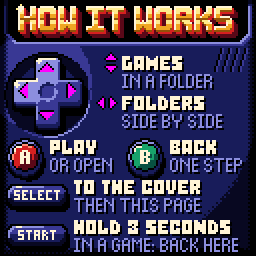
#> input picture spec/assets/about-default.png, 128 x 128 px (shown 2 times larger)
$ python -i about.py   (imports and definitions only)
#> lines starting #> are read from the running program, lines starting #| are printed output that depends on the picture; after the words box and inside, x2 and y2 are one past the last pixel; in counts of white or black regions, pixels touching at a corner belong together
### tools/artkit/pixel.py
"""Work on the finished pixels (a quant.Picture): masks, outlines, shadows,
clean-up, bitmap text and hand-placed pixels.

Masks are (128, 128) bool arrays. Colours are palette names ('black',
'cream', 'rainbow', or the picture's own).
"""
from __future__ import annotations

import json
import pathlib

import numpy as np


def shift(m, dx, dy):
    """The mask moved by (dx, dy) pixels (what falls off is lost)."""
    out = np.zeros_like(m)
    h, w = m.shape
    xs0, xs1 = max(0, -dx), min(w, w - dx)
    ys0, ys1 = max(0, -dy), min(h, h - dy)
    if xs1 > xs0 and ys1 > ys0:
        out[ys0 + dy:ys1 + dy, xs0 + dx:xs1 + dx] = m[ys0:ys1, xs0:xs1]
    return out


def dilate(m, n=1, diag=False):
    out = m.copy()
    for _ in range(n):
        g = out.copy()
        for dx, dy in ((1, 0), (-1, 0), (0, 1), (0, -1)):
            g |= shift(out, dx, dy)
        if diag:
            for dx, dy in ((1, 1), (-1, 1), (1, -1), (-1, -1)):
                g |= shift(out, dx, dy)
        out = g
    return out


def erode(m, n=1, diag=False):
    return ~dilate(~m, n, diag)


def ring(m, diag=False):
    """The pixels just outside the mask."""
    return dilate(m, 1, diag) & ~m


# [5 lines left out: function edge, not called in this run]


def checker(shape=(128, 128), phase=0):
    yy, xx = np.mgrid[0:shape[0], 0:shape[1]]
    return (xx + yy + phase) % 2 == 0


# [77 lines left out: functions outline, selout, drop_shadow, clean_orphans, patch, sparkle and 1 more, not called in this run]


def mask_rows(m):
    return ["".join("#" if v else "." for v in row) for row in m]


# [9 lines left out: function place, not called in this run]


class Font:
    """A bitmap font from a JSON file (fontscout.py exports them): glyphs as
    [w, h, x, y, adv, rows] with y measured from the font's top line."""

    # [5 lines left out: function __init__, not called in this run]

    def glyph(self, ch):
        g = self.g.get(ch) or self.g.get(ch.upper()) or self.g.get(ch.lower())
        return g

    # [38 lines left out: functions mask, text, not called in this run]

### tools/artkit/paint.py
"""Painting on the pixels: the hand-finishing tools the pilot covers grew
(CHYacht, CHRoulette, CHSnakes: their tools/cart.py are worked examples).

The method that gave the cleanest results: let the canvas and render3d
work out the geometry and the light, then paint each surface pixel by pixel
as a *level* on one of the palette's ramps (0 = the ramp's first colour,
1 the next, ...), with an ordered dither only where a band is wide enough
and only between neighbours in the ramp:

    lv = ak.at_px(light, cv.s) * 3                     # a level per pixel, 0..3
    ak.by_level(pic, ak.terrace(lv), ["black", "felt0", "felt1", "felt2"], where=felt)

Levels:  by_level, levels, put_levels, terrace, cel
Masks:   nbrs, thick, runs, outside_of, distance_px, letters
Lines:   raster, line_px, ink, streak
Clean:   despeckle, lonely
Sparkle: glint, glint_in
Shapes:  pip_template, PIPS, tube, path, hull
Arrays:  px_mean, at_px, up, ihash
Titles:  bevel_contour, bevel_runs
"""
from __future__ import annotations

import numpy as np

from . import color as C
from .canvas import bezier, polyline
from .pixel import shift, dilate, erode
from .quant import BAYER4

BAYER = np.tile((BAYER4 + 0.5) / 16.0, (32, 32))         # the 4x4 thresholds over the picture


# ---- levels ---------------------------------------------------------------------------

def by_level(pic, level, ramp, where, q=4, phase=(0, 0)):
    """Paints `where` from a float level per pixel on the named ramp (0 is
    ramp[0], 1 the next, ...): an ordered Bayer dither in steps of 1/q (q=4:
    25/50/75%, no lone dots; q=2: a 50% checker at most; q=1: plain bands)."""
    th = np.roll(BAYER, phase, axis=(1, 0)) if phase != (0, 0) else BAYER
    level = np.asarray(level, dtype=np.float64)
    b = np.floor(level)
    f = np.round((level - b) * q) / q
    i = np.clip(b + (f > th), 0, len(ramp) - 1).astype(int)
    for k, nm in enumerate(ramp):
        pic.put(where & (i == k), nm)
    return i


# [14 lines left out: functions levels, put_levels, not called in this run]


def terrace(v, soft=0.4):
    """Levels pushed onto whole-level plateaus with short ramps between: flat
    bands, dithered only at their seams (wide 50% bands read as a screen
    door; this keeps them narrow)."""
    k = np.floor(v)
    s = np.clip((v - k - 0.5) / soft + 0.5, 0, 1)
    return k + s


# [22 lines left out: functions cel, nbrs, not called in this run]


def thick(m, n=2):
    """The parts of a mask at least 2n+1 pixels thick (and a pixel round them)."""
    return dilate(erode(m, n), n) & m


# [92 lines left out: functions runs, outside_of, distance_px, letters, raster, not called in this run]


def line_px(pts):
    """The pixels [(x, y)] of a clean 1-pixel line through the points."""
    return [(x, y) for x, y, _ in raster(pts)]


# [131 lines left out: functions ink, streak, despeckle, lonely, glint, glint_in, not called in this run]


# ---- shapes -----------------------------------------------------------------------------

# Where a die face's pips sit, in face units (-1..1 across): six faces.
PIPS = {1: [(0, 0)], 2: [(-1, -1), (1, 1)], 3: [(-1, -1), (0, 0), (1, 1)],
        4: [(-1, -1), (1, -1), (-1, 1), (1, 1)], 5: [(-1, -1), (1, -1), (0, 0), (-1, 1), (1, 1)],
        6: [(-1, -1), (1, -1), (-1, 0), (1, 0), (-1, 1), (1, 1)]}


# [67 lines left out: functions pip_template, tube, path, hull, not called in this run]


# ---- arrays -----------------------------------------------------------------------------

def px_mean(a, s):
    """A canvas-sized array (128*s square) averaged down to pixels."""
    return a.reshape((128, s, 128, s) + a.shape[2:]).mean(axis=(1, 3))


def at_px(a, s):
    """A canvas-sized array sampled at the pixels' centres."""
    return a[s // 2::s, s // 2::s]


def up(a, s):
    """A pixel-sized array blown up to the canvas's samples."""
    return np.repeat(np.repeat(a, s, 0), s, 1)


# [62 lines left out: functions ihash, bevel_contour, bevel_runs, not called in this run]

### tools/art/menu/about.py
"""spec/assets/about-default.png: the visual menu's ABOUT page, how the menu
works (docs/visual-menu.md; B or SELECT on the card's cover shows it).
tools/menuart.py draws it from draw(); edit this, not the PNG
(docs/cover-art.md).

THE BRIEF
  Message: here's how to drive this thing. Clear, friendly, premium: the
  casino console's own face, its controls lit like a slot machine's at
  night, every instruction printed beside the control it belongs to, every
  word legible at 1x.

  The key map (docs/visual-menu.md), said briefly, a bold keyword and a
  thin line to finish it:
    UP / DOWN     GAMES          IN A FOLDER
    LEFT / RIGHT  FOLDERS        SIDE BY SIDE
    A             PLAY           OR OPEN
    B             BACK           ONE STEP
    SELECT        TO THE COVER   THEN THIS PAGE   (B on the cover too)
    START         HOLD 3 SECONDS IN A GAME: BACK HERE

  Composition (a thumbnail in words): a product shot of the console's face,
  straight on, filling the frame, so the picture is the device in your
  hands.
  - Top: the bottom of its screen, a black glass with rounded corners sunk
    in the face, showing the title, the first read. The bezel's slope into
    the glass catches the key along the bottom and right (a steel L, kept
    whole round the title), falls into shade on the left and fades into the
    frame at the top.
  - Under it, four bands down the face, each control on the left and its
    words beside it:
      the D-pad (34 px, the focal point) with GAMES / FOLDERS to its right,
      each keyed by a pair of glowing arrows like the D-pad's own (two
      separate arrows, each in its own black cut, their right edges lined
      up);
      A and B side by side with PLAY and BACK (7 px clear of the frame);
      SELECT, then START, rubber pills with their names moulded on them.
  - Top right, under the bezel's corner: the speaker, four slots slanting
    up to the right in even 3-row steps, each a black cut with its far wall
    lit indigo: the one wordless detail that says "device".
  - The D-pad: violet plastic sitting in a round recess centred on it (the
    recess's floor a step down in shade, its wall black on the near side
    and lit steel on the far side, a clear ring of floor all round), so the
    cross reads light on dark, the brightest form under the title. Each arm
    is a rocker: the near ones (up, left) steel, the far ones (right, down)
    indigo; each edge that faces the key a step lighter (cream on the near
    arms' tops) and each edge turning away a step darker; a dished hub (its
    near wall in shade, its far wall lit); cream glints on the two corners
    nearest the key; four arrow windows lit from under the plastic in the
    rainbow colour (they turn through the colour wheel on a Rainbow
    bootloader, with the arrow pairs by the words; magenta on a Static
    one), each with a black cut round it and its lower lip lit. Navy and
    ink only on its front walls.
  - A and B: slot-machine buttons, a 1-px chrome bezel in clean 8-connected
    steps (steel where it faces the key, indigo, navy round to the far
    side), a black gap, a glossy dome (red A, jade B; A's thin rose arc on
    its rim up toward the key with a cream heart, B's a short cream
    specular, both clear of the letter; the shade down and right), the
    letter moulded in cream.
  - SELECT and START: moulded rubber pills, indigo on top and navy below,
    the near end's rim steel with a cream specular on its shoulder, the rim
    fading toward the far end, the far end and the underside ink.
  - Every control stands proud of the face on a short front wall, in a
    black seam, and casts a clean shadow, its own silhouette moved down and
    right, one step darker than what it falls on: the D-pad's onto the
    recess's floor.
  - Light: the house key from the top left. The face is violet lacquer,
    navy, with an indigo heart round the recess on the key's side, falling
    to ink in the bottom-right corner (an ellipse leaning down the light's
    way, its seam narrow and dithered, stepping without a dither behind the
    words), and black only in a 4-px dithered vignette at the frame, in the
    seams and in the shadows.
  - The words: the keywords cream (Bitrimus), the lines under them steel
    (Thintel), both with a black drop shadow: two levels in weight and in
    value, so the D-pad and the keywords lead. The eye runs title, D-pad,
    then the keywords down the page.
  - Title: HOW IT WORKS in Round9x13 (word spaces narrowed by a pixel, so
    the glass frames it evenly), chrome gold in bands (gold2 sky, gold1, a
    gold0 horizon, a gold2 reflection under it, gold1 ground), a cream
    bevel on its outer contour's top and left edges and a gold0 one on its
    bottoms (no dark right edge, so the stems stay gold), a 3 px
    red-and-wine extrusion, black outline and shadow on the black glass
    (no glow: the word gaps and pockets stay clean black), two cream glints
    clear of the counters (one on H's left stem, one on the O of WORKS).

PALETTE (11 own + cream, grey, black, red)
  ink navy indigo steel   the face, the D-pad, the bezels and pills: one
                          ramp from black to cream, hue-shifted (blue-black
                          shadows, a violet indigo, a lavender steel), the
                          violet night of the family
  wine rose               A's shade and highlight (A itself is red); wine
                          is also the title's depth under its red lip
  jade0 jade1             B (its specular cream)
  gold0 gold1 gold2       the title's own: nothing else uses them
  cream                   the keywords, glints, letters, chrome's hot spots
  rainbow (#FF00FF)       the D-pad's lit arrows and the arrow pairs by the
                          words, on purpose: the LEDs

FONTS
  Title: Round9x13 by heraldod (OFL; heraldod.itch.io/bitmap-fonts), at its
  own size (the text art below keeps its header).
  Keywords: Bitrimus by ggbot (CC0; ggbot.itch.io/bitrimus-font),
  tools/art/fonts/about-bitrimus.json, the family's key-hint face (A: PLAY
  on the NO PICTURE and INSTALLED screens).
  The lines under them: Thintel by Skeddles (100% free;
  dafont.com/thintel.font), tools/art/fonts/about-thintel.json.
  The buttons' letters and the pills' names are drawn here (5 x 7 bold and
  3 x 5).
"""
import pathlib
import sys

HERE = pathlib.Path(__file__).resolve().parent
TOOLS = HERE.parents[1]
sys.path.insert(0, str(TOOLS))
import numpy as np  # noqa: E402
import artkit as ak  # noqa: E402

FONTS = TOOLS / "art" / "fonts"
THIN = FONTS / "about-thintel.json"
BOLD = FONTS / "about-bitrimus.json"
OUT = TOOLS.parent / "spec" / "assets" / "about-default.png"

TITLE_ART = """
// title: HOW IT WORKS
// font: Round9x13 (itch/Round9x13)
// author: heraldod
// terms: ofl
// source: https://heraldod.itch.io/bitmap-fonts
// set at the font's own size by tools/artkit/fontscout.py
###...###..#######..###...###......#########.#########......###...###..#######..########..###...###..########
###...###.#########.###...###......#########.#########......###...###.#########.#########.###...###.#########
###...###.#########.###...###......#########.#########......###...###.#########.#########.###...###.#########
###...###.###...###.###...###.........###.......###.........###...###.###...###.###...###.###..####.###......
###...###.###...###.###...###.........###.......###.........###...###.###...###.###...###.###.#####.###......
#########.###...###.###...###.........###.......###.........###...###.###...###.#########.########..########.
#########.###...###.###...###.........###.......###.........###...###.###...###.#########.#######...#########
#########.###...###.###.#.###.........###.......###.........###.#.###.###...###.########..########...########
###...###.###...###.#########.........###.......###.........#########.###...###.###.#####.###.#####.......###
###...###.###...###.#########.........###.......###.........#########.###...###.###..####.###..####.......###
###...###.#########.#########......#########....###.........#########.#########.###...###.###...###.#########
###...###.#########.####.####......#########....###.........####.####.#########.###...###.###...###.#########
###...###..#######..###...###......#########....###.........###...###..#######..###...###.###...###.########.
"""

# ---- the layout (pixels) -------------------------------------------------------------

TITLE_Y = 3
TITLE_X = 9                                     # the face's left edge (the extrusion runs 3 px right of it)
WORD_GAP = 5                                    # the title's word spaces (the font's are 6)
GLASS = (64, 21, 60, 7)                         # the screen's glass: centre x, bottom edge, half width, corners
TITLE_GLINTS = [(1, 1, (2, 1, 2, 2)), (69, 1, (1, 1, 1, 1))]   # from the title's corner: x, y, arms (l, r, u, d)
TITLE_ROWS = ["gold2"] * 4 + ["gold1"] * 2 + ["gold0"] + ["gold2"] * 2 + ["gold1"] * 4   # sky, horizon, ground
DPAD = (24, 46, 34, 12)                         # centre x, y, span, arm width
WELL = (24, 47.5, 21.6)                         # the round recess round the D-pad: centre, radius
BTN_R = 8.2                                     # the buttons' caps
BUTTONS = [(12.5, 78.5, "A"), (72.5, 78.5, "B")]
PILL_W, PILL_H = 29, 9
PILLS = [(4, 93, "SELECT"), (4, 113, "START")]  # top-left of each pill
GLYPHS = [("updown", 53, 27), ("leftright", 49, 49)]
LABELS = [("GAMES", 61, 28, "bold"), ("IN A FOLDER", 61, 37, "thin"),
          ("FOLDERS", 61, 48, "bold"), ("SIDE BY SIDE", 61, 57, "thin"),
          ("PLAY", 25, 70, "bold"), ("OR OPEN", 25, 79, "thin"),
          ("BACK", 85, 70, "bold"), ("ONE STEP", 85, 79, "thin"),
          ("TO THE COVER", 37, 90, "bold"), ("THEN THIS PAGE", 37, 99, "thin"),
          ("HOLD 3 SECONDS", 37, 110, "bold"), ("IN A GAME: BACK HERE", 37, 119, "thin")]
COLOURS = {"bold": "cream", "thin": "steel"}
WALL = {"dpad": 3, "button": 2, "pill": 2}
GRILLE = (107, 35, 12, 4, 4, 3)                 # the speaker: first slot's foot (x, y), rows, slots, spacing, rows a step
POOL = (0, 10, 150, 120, 38, 0.1)               # the key's pool: centre, radii (along, across), tilt (degrees), seam
HEART = (20, 40, 27.0)                          # its indigo heart round the recess, toward the key: centre, radius
VIGNETTE = 4.5                                  # px of the frame that fall to black
DISH = (4.6, 3.0)                               # the D-pad's dish: radius, where its walls begin
DP_SHADE = 0.0                                  # the D-pad's hub: near up to this diagonal (x + y from its centre)
NEAR_CREAM = 0.7                                # the near arms' edges cream where they face the key this squarely
DP_GLINTS = [(19, 30), (8, 42)]                 # the key's glints on its corners

GRAPH = ["black", "ink", "navy", "indigo", "steel", "cream"]
PLATE = ["black", "ink", "navy", "indigo"]
LKEY = np.array([-0.6, -0.8])                   # toward the key, on the picture

S = 4
_c = (np.arange(128 * S) + 0.5) / S
X, Y = np.meshgrid(_c, _c)
PP = (X, Y)
_p = np.arange(128) + 0.5
XP, YP = np.meshgrid(_p, _p)
PX = (XP, YP)
yy, xx = np.mgrid[0:128, 0:128]


def stamp(rows):
    return np.array([[ch == "#" for ch in r] for r in rows], dtype=bool)


LETTER = {"A": stamp([".###.", "##.##", "##.##", "#####", "##.##", "##.##", "##.##"]),
          "B": stamp(["####.", "##.##", "##.##", "####.", "##.##", "##.##", "####."])}
SMALL = {"S": ["###", "#..", "###", "..#", "###"], "E": ["###", "#..", "##.", "#..", "###"],
         "L": ["#..", "#..", "#..", "#..", "###"], "C": ["###", "#..", "#..", "#..", "###"],
         "T": ["###", ".#.", ".#.", ".#.", ".#."], "A": ["###", "#.#", "###", "#.#", "#.#"],
         "R": ["##.", "#.#", "##.", "#.#", "#.#"]}
TRI = {"up": stamp(["...#...", "..###..", ".#####.", "#######"])}
TRI["down"] = TRI["up"][::-1]
TRI["left"] = TRI["up"].T
TRI["right"] = TRI["up"].T[:, ::-1]
GLYPH = {"updown": stamp(["..#..", ".###.", "#####", ".....", ".....", ".....", "#####", ".###.", "..#.."]),
         "leftright": stamp(["..#...#..", ".##...##.", "###...###", ".##...##.", "..#...#.."])}


# [25 lines left out: functions text_mask, narrow_spaces, word35, not called in this run]


def cov(d):
    """A shape's pixels: those at least half covered (4 x 4 samples)."""
    return ak.px_mean((d < 0).astype(np.float32), S) >= 0.5


# [19 lines left out: functions edge_rank, facing, not called in this run]


def toward_key(cx, cy):
    rr = np.hypot(XP - cx, YP - cy)
    return ((XP - cx) * LKEY[0] + (YP - cy) * LKEY[1]) / np.linalg.norm(LKEY) / np.maximum(rr, 1e-6), rr


# [34 lines left out: functions smooth, proud, darken, walls, not called in this run]


def dpad_sdf(P):
    cx, cy, span, arm = DPAD
    return ak.smin(ak.box(P, cx, cy, span / 2, arm / 2, 2.5), ak.box(P, cx, cy, arm / 2, span / 2, 2.5), 1.5)


def pill_sdf(x0, y0):
    return lambda P: ak.box(P, x0 + PILL_W / 2, y0 + PILL_H / 2, PILL_W / 2, PILL_H / 2, PILL_H / 2)


def glass_sdf(P):
    cx, bot, hw, r = GLASS
    return ak.box(P, cx, bot - 40, hw, 40, r)


# ---- the controls ---------------------------------------------------------------------------

# [71 lines left out: functions dpad, button, not called in this run]


DOME_SHADE = 4.3                                                 # the domes' shade: from this radius out


# [16 lines left out: function pill, not called in this run]


def well(pic):
    """The round recess the D-pad sits in: its floor a step down in shade,
    its wall dark on the near side and lit on the far side."""
    cx, cy, R = WELL
    a, rr = toward_key(cx, cy)
    W = cov(np.hypot(X - cx, Y - cy) - R)
    rim = W & ~ak.erode(W, 1)
    rim2 = ak.erode(W, 1) & ~ak.erode(W, 2)
    floor = W & ~rim
    lv = np.where(rr < R - 6, 1.6, 1.4) - 0.6 * np.clip(-a, 0, 1)
    ak.by_level(pic, ak.terrace(lv, 0.15), PLATE, where=floor)
    pic.put(rim, "ink")
    pic.put(rim & (a > 0.35), "black")
    pic.put(rim & (a < -0.3), "indigo")
    pic.put(rim & (a < -0.75), "steel")
    pic.put(rim2 & (a > 0.35), "ink")
    pic.put(rim2 & (a < -0.5), "navy")
    return W, floor


# [125 lines left out: functions face_levels, vignette, bezel, grille, draw, not called in this run]


# [3 lines not run here, left out]

>>> import cv2
>>> picture = cv2.imread('../../../spec/assets/about-default.png', cv2.IMREAD_GRAYSCALE)
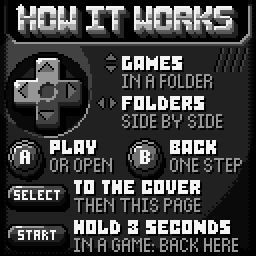
#> picture: shape (128, 128) (shown 2 times larger); min 0, max 243, mean 62.4
>>> result = well(picture)
#> in terrace, `k = np.floor(v)`:
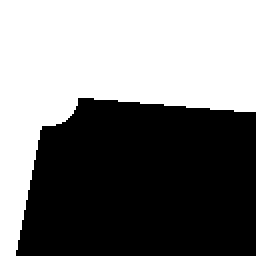
#> k: shape (128, 128) float64 (shown 2 times larger); values 0 (black) and 1 (white), 49% white; 1 white region, box (x1, y1, x2, y2) and area: (0, 0, 128, 128) 8034
#> in terrace, `k = np.floor(v)`:
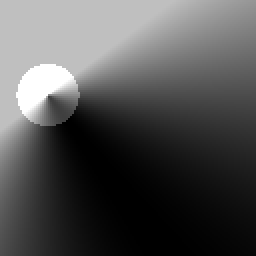
#> v: shape (128, 128) float64 (shown 2 times larger); min 0.8, max 1.6, mean 1.06; drawn with min black and max white
#> in terrace, `s = np.clip((v - k - 0.5) / soft + 0.5, 0, 1)`:
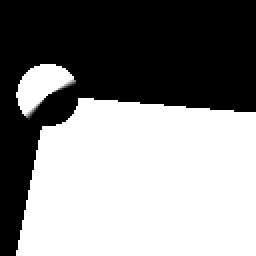
#> s: shape (128, 128) float64 (shown 2 times larger); min 0, max 1, mean 0.535
#> in by_level, `th = np.roll(BAYER, phase, axis=(1, 0)) if phase != (0, 0) else BAYER`:
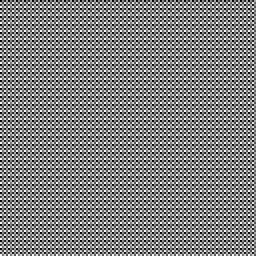
#> th: shape (128, 128) float32 (shown 2 times larger); min 0.0312, max 0.969, mean 0.5
#> in by_level, `b = np.floor(level)`: b: shape (128, 128) float64; values 1 (black) and 2 (white), 2.4% white; 1 white region, box (x1, y1, x2, y2) and area: (8, 32, 37, 57) 392
#> in by_level, `f = np.round((level - b) * q) / q`:
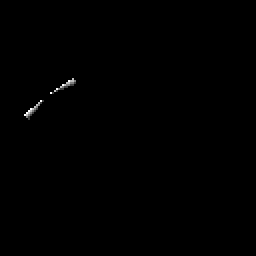
#> f: shape (128, 128) float64 (shown 2 times larger); min 0, max 1, mean 0.00192
#> in by_level, `i = np.clip(b + (f > th), 0, len(ramp) - 1).astype(int)`:
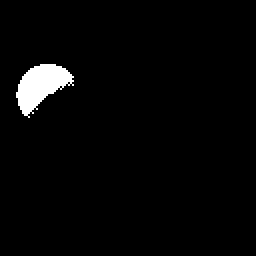
#> i: shape (128, 128) int64 (shown 2 times larger); values 1 (black) and 2 (white), 2.6% white; 1 white region, box (x1, y1, x2, y2) and area: (8, 32, 37, 59) 422
#> (the run stopped early here; a loop or call above may not have finished)

$ run again, on games/CHSlots/tools/art/symbols.png
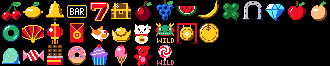
#> input picture games/CHSlots/tools/art/symbols.png, 330 x 66 px
#> `picture = cv2.imread('../../../spec/assets/about-default.png', cv2.IMR..`:
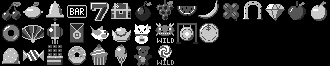
#> picture: shape (66, 330); min 0, max 255, mean 45.4
#> k: shape (128, 128) float64; values 0 (black) and 1 (white), 49% white; 1 white region, box (x1, y1, x2, y2) and area: (0, 0, 128, 128) 8034
#> b: shape (128, 128) float64; values 1 (black) and 2 (white), 2.4% white; 1 white region, box (x1, y1, x2, y2) and area: (8, 32, 37, 57) 392
#> i: shape (128, 128) int64; values 1 (black) and 2 (white), 2.6% white; 1 white region, box (x1, y1, x2, y2) and area: (8, 32, 37, 59) 422

$ run again, on spec/assets/system/installed.png
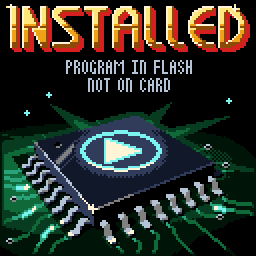
#> input picture spec/assets/system/installed.png, 128 x 128 px (shown 2 times larger)
#> `picture = cv2.imread('../../../spec/assets/about-default.png', cv2.IMR..`:
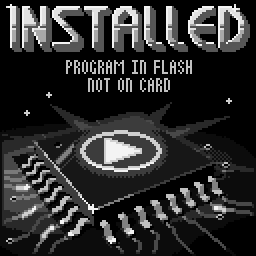
#> picture: shape (128, 128) (shown 2 times larger); min 0, max 243, mean 45.3
#> k: shape (128, 128) float64; values 0 (black) and 1 (white), 49% white; 1 white region, box (x1, y1, x2, y2) and area: (0, 0, 128, 128) 8034
#> b: shape (128, 128) float64; values 1 (black) and 2 (white), 2.4% white; 1 white region, box (x1, y1, x2, y2) and area: (8, 32, 37, 57) 392
#> i: shape (128, 128) int64; values 1 (black) and 2 (white), 2.6% white; 1 white region, box (x1, y1, x2, y2) and area: (8, 32, 37, 59) 422
